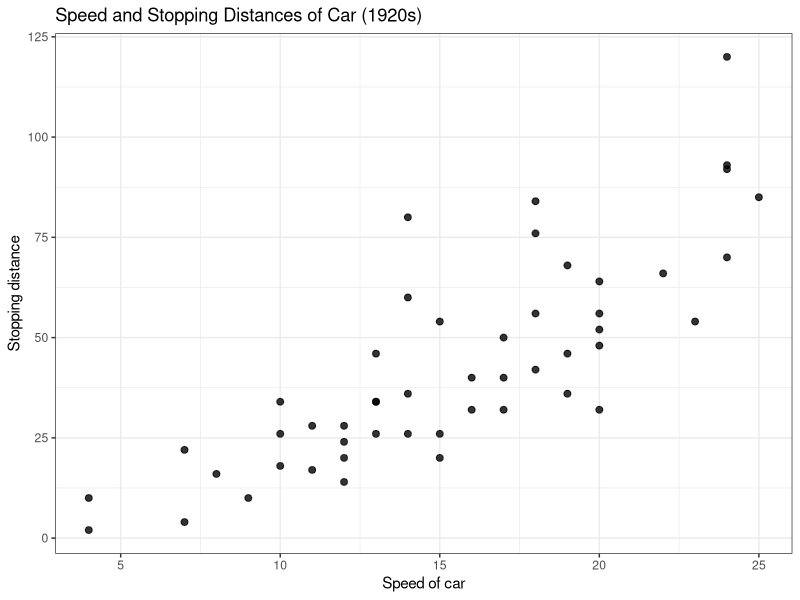
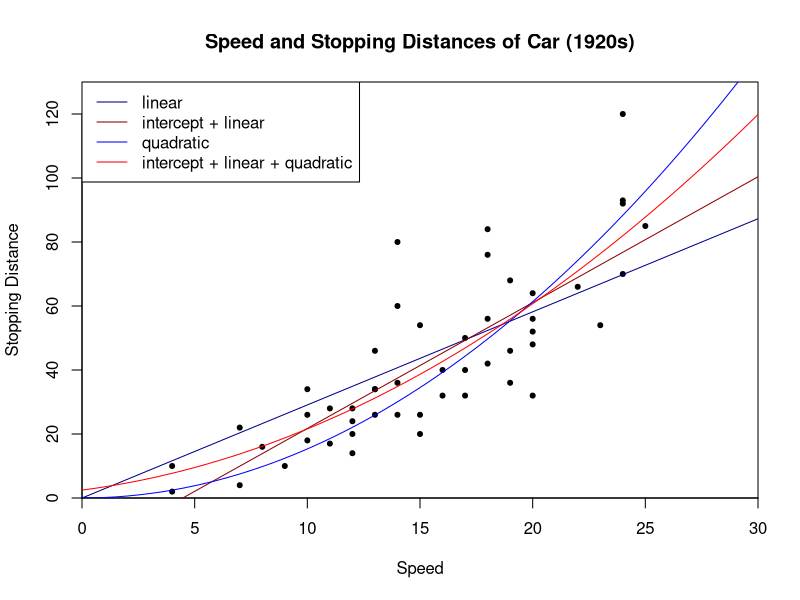

Source code (R) for these figures, in order:
## ---- chunk 1
knitr::opts_chunk$set(echo = TRUE)
library(car)
library(ggplot2)
## ---- chunk 2
summary(cars)
## ---- chunk 3
ggplot(cars, aes(x=speed, y=dist)) + 
    geom_point(size=2, alpha=0.8) + 
    theme_bw() +
    xlab("Speed of car") + 
    ylab("Stopping distance") + 
    ggtitle("Speed and Stopping Distances of Car (1920s)")
## ---- chunk 4
cars_lm1 <- lm(dist ~ -1 +speed , data = cars)
cars_lm2 <- lm(dist ~  speed , data = cars)
cars_lm3 <- lm(dist ~  -1 + I(speed^2) , data = cars)
cars_lm4 <- lm(dist ~  speed + I(speed^2) , data = cars)
## ---- chunk 5
summary(cars_lm3)
## ---- chunk 6
plot(dist ~ speed, data = cars, xlim = c(0,30), ylim = c(0,130),pch=20,
    col = "black", xaxs="i",yaxs="i",
    main="Speed and Stopping Distances of Car (1920s)",xlab="Speed", ylab="Stopping Distance")
abline(cars_lm1, col ="blue4")
abline(cars_lm2, col ="red4")
#lines(sort(cars$speed), fitted(cars_lm3)[order(cars$speed)], col='green')
lines(seq(0, 30, 0.5), predict(cars_lm3,data.frame(speed = seq(0, 30, 0.5))), col='blue')
lines(seq(0, 30, 0.5), predict(cars_lm4,data.frame(speed = seq(0, 30, 0.5))), col='red')
legend("topleft",legend = c("linear","intercept + linear",
                            "quadratic","intercept + linear + quadratic"),
                         lty = c(1,1,1,1),col = c("blue4","red4","blue","red"))

